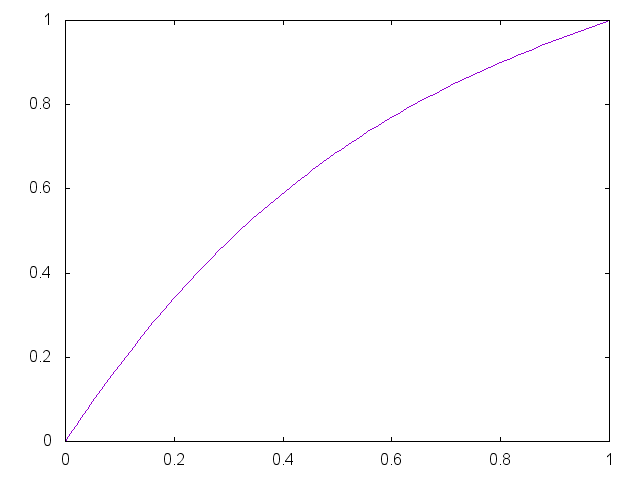

Reproduce this figure in gnuplot.


set term png

set output "generate/static/generate/bezier-0.65-0.85.png"
plot '-' smooth bezier notitle
0 0
0.33 0.65
0.67 0.85 
1 1
e

reset;
